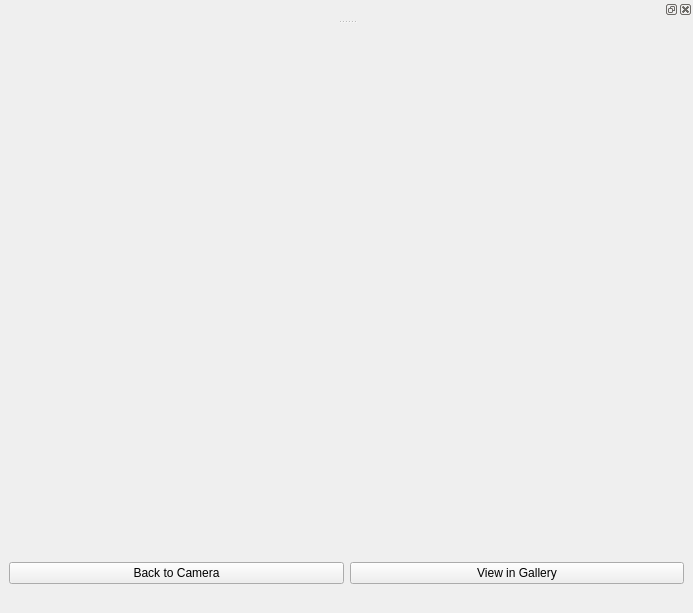
<?xml version="1.0" encoding="UTF-8"?>
<ui version="4.0">
 <class>MainWindow</class>
 <widget class="QMainWindow" name="MainWindow">
  <property name="geometry">
   <rect>
    <x>0</x>
    <y>0</y>
    <width>693</width>
    <height>613</height>
   </rect>
  </property>
  <property name="windowTitle">
   <string>MainWindow</string>
  </property>
  <widget class="QWidget" name="centralwidget">
   <layout class="QGridLayout" name="gridLayout">
    <item row="0" column="0" rowspan="4">
     <layout class="QVBoxLayout" name="verticalLayout">
      <item>
       <widget class="QLabel" name="label">
        <property name="text">
         <string/>
        </property>
        <property name="pixmap">
         <pixmap>trichomes.jpeg</pixmap>
        </property>
        <property name="scaledContents">
         <bool>true</bool>
        </property>
       </widget>
      </item>
     </layout>
    </item>
    <item row="5" column="0">
     <layout class="QHBoxLayout" name="horizontalLayout">
      <item>
       <widget class="QPushButton" name="pushButton_2">
        <property name="text">
         <string>Back to Camera</string>
        </property>
       </widget>
      </item>
      <item>
       <widget class="QPushButton" name="pushButton">
        <property name="text">
         <string>View in Gallery</string>
        </property>
       </widget>
      </item>
     </layout>
    </item>
    <item row="4" column="0">
     <spacer name="horizontalSpacer">
      <property name="orientation">
       <enum>Qt::Horizontal</enum>
      </property>
      <property name="sizeHint" stdset="0">
       <size>
        <width>40</width>
        <height>20</height>
       </size>
      </property>
     </spacer>
    </item>
    <item row="6" column="0">
     <spacer name="horizontalSpacer_2">
      <property name="orientation">
       <enum>Qt::Horizontal</enum>
      </property>
      <property name="sizeHint" stdset="0">
       <size>
        <width>40</width>
        <height>20</height>
       </size>
      </property>
     </spacer>
    </item>
   </layout>
  </widget>
  <widget class="QDockWidget" name="dockWidget_4">
   <attribute name="dockWidgetArea">
    <number>4</number>
   </attribute>
   <widget class="QWidget" name="dockWidgetContents_4"/>
  </widget>
 </widget>
 <resources/>
 <connections/>
</ui>
